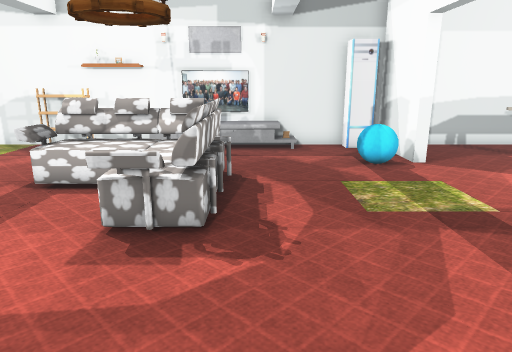
[1] (above)

18 first-person views from a walk through a world built for the Gazebo simulator. The camera is 1.2 m above the floor, tilts 14° down and sees 70° across. The floor is counted in squares, 0.5 m on a side. Each view is taken from the middle of a square. On the plan, view 1 faces up. The plan holds only what a view shows up to about 20 squares ahead; the rest is blank. The place goes on beyond the plan. The robots in the file are not drawn. Some stock models are drawn as simple stand-ins. Some surface patterns are stand-ins.

[2]
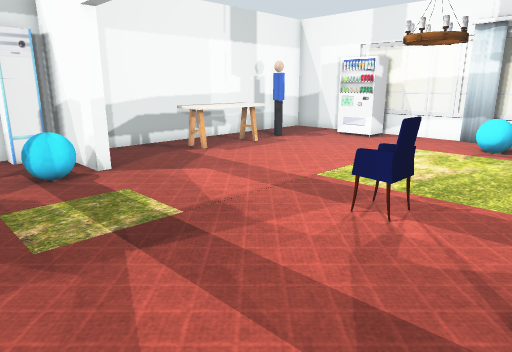

[3]
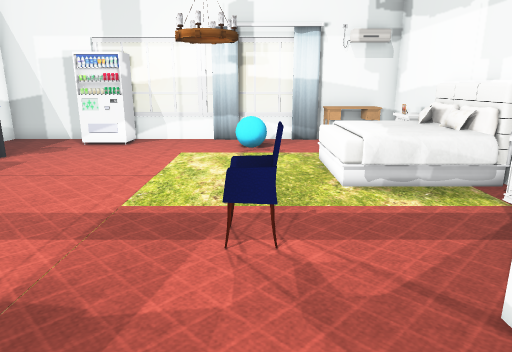

[4]
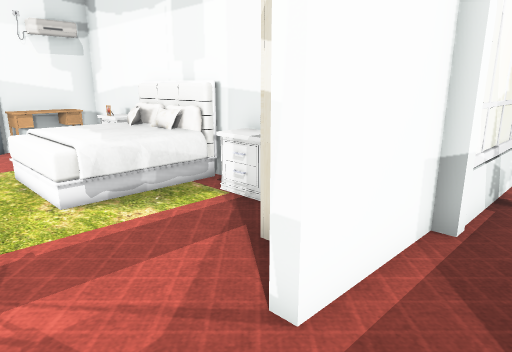

[5]
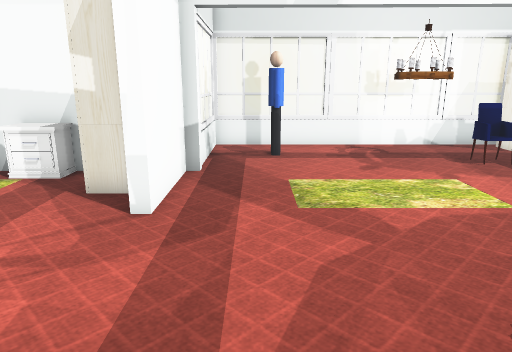

[6]
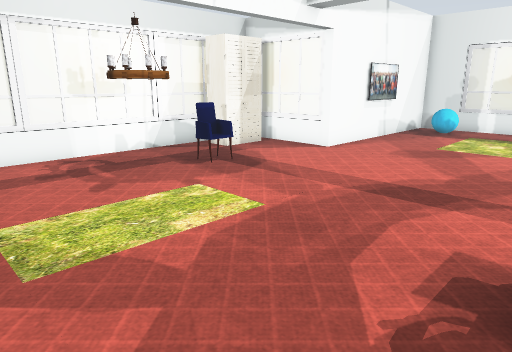

[7]
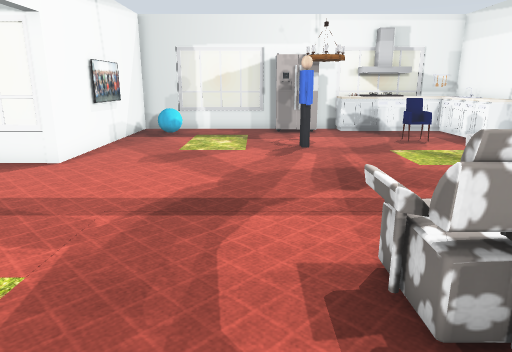

[8]
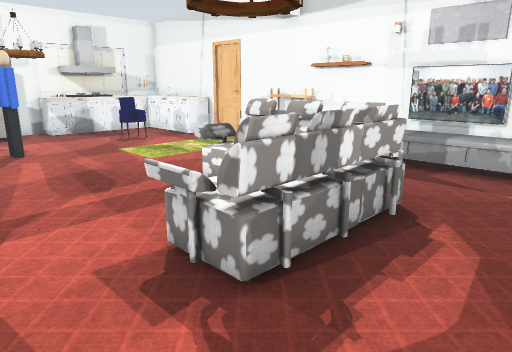

[9]
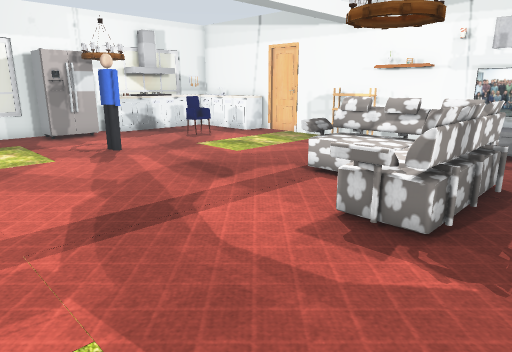

[10]
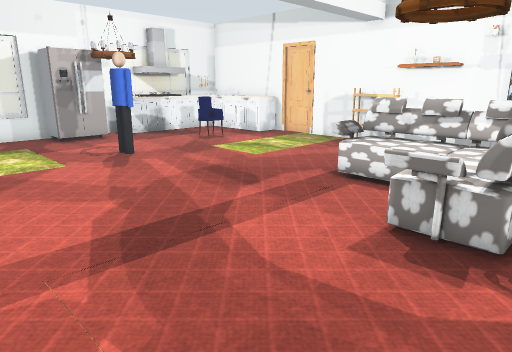

[11]
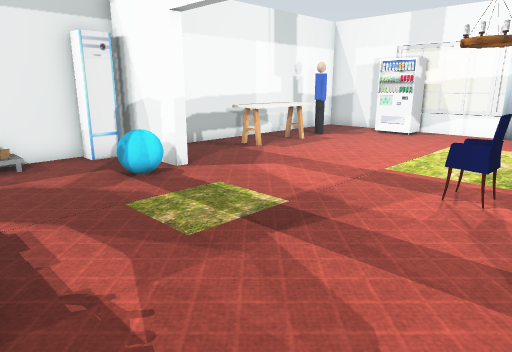

[12]
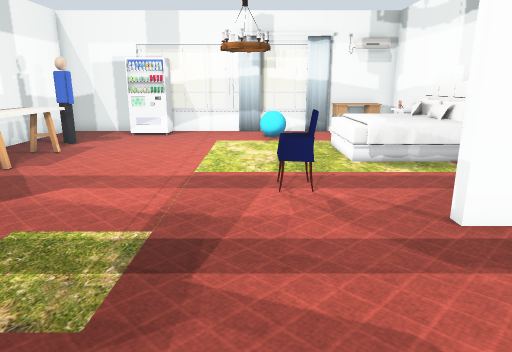

[13]
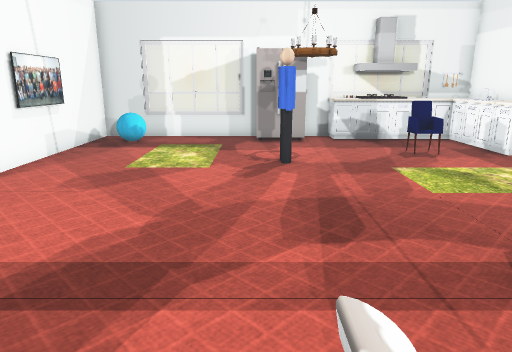

[14]
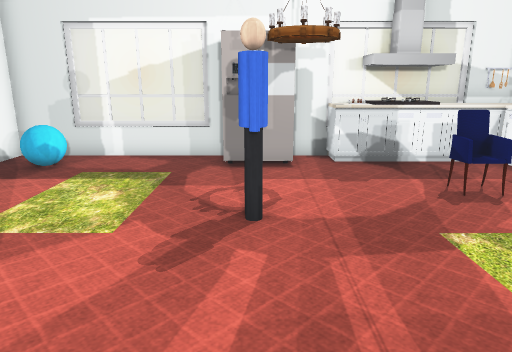

[15]
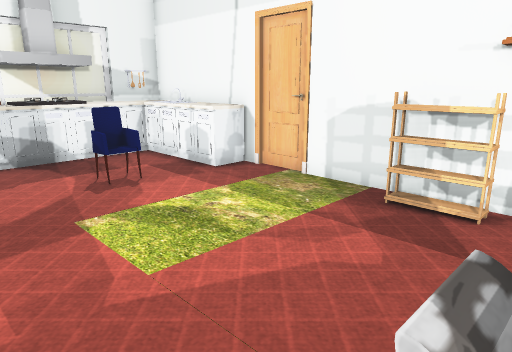

[16]
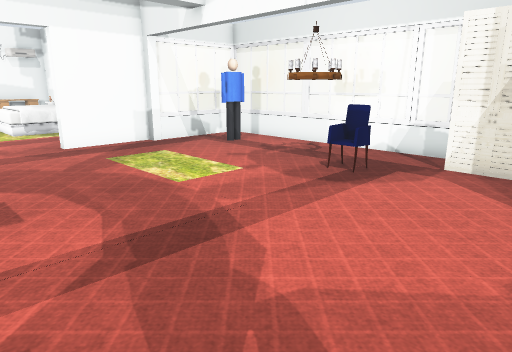

[17]
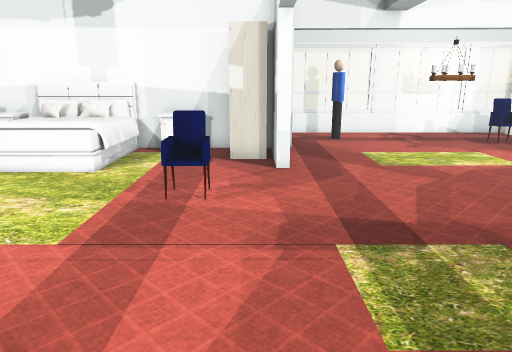

[18]
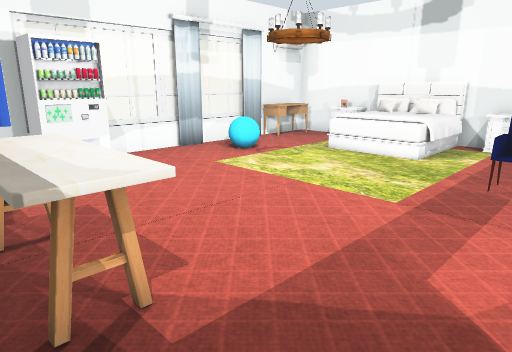

### Floor plan
Key: @ floor where view 1 was taken; # wall or solid block; . floor; = window, fence, low wall or low ledge; P picture; T TV; R shoe rack; C TV cabinet; K kitchen table; B cyan ball; S sofa; L lamp; E person; M vending machine; W window; U curtain; H chair; A bed; F desk; N nightstand; G wardrobe; I kitchen cabinet; J bench; Q fridge; Y door leaf; O other object.
Columns run from 19 left of view 1 to 19 right of it. Each row starts with its distance up from view 1.
 15 #######YO####OO##PTO###################
 14 OIIIIII....RR .CCCCCC  O#.            #
 13 WII    ....             #   KKKKKEE   #
 12 WII  H ....           BB#.  KKKKK     #
 11 JOI HH ....           BB#           MM#
 10 #OI    ....   SSSSS                 M W
  9 #II    ....  SSSSSS  ....           MMW
  8 #I.LL         SSLLS  ....             W
  7 # QLL         . LLS  ....   .......   W
  6 # QLL EE .   .  LLS   .     ...LLL.  ##
  5 #QQ              S.         ...LLL.BBUW
  4 W  .....             ..   HH.......BB W
  3 W  .....             .      .......   W
  2 #  .....          .         ..AAAA.  U#
  1 #  .....         .....  #   .AAAAA.  F#
  0 #BBB             ..@..  #GG .AAAAA  FF#
 -1 #=B              .....  #GGNNAAAAANOFF#
 -2 ##########              ####N#AAA#N####
 -3          #W   HH        #
 -4          #W   HHLL   E  W
 -5          =WGG   LL   EE W
 -6          =WGG           W
 -7             W##WWWW###W##

Where each view was taken, in squares from view 1:
view 1: 0 up, 0 right, facing up
view 2: 1 up, 1 right, facing up-right
view 3: 4 up, 2 right, facing right
view 4: 4 up, 3 right, facing down-right
view 5: 8 up, 3 right, facing down
view 6: 6 up, 3 right, facing down-left
view 7: 4 up, 2 right, facing left
view 8: 3 up, 2 right, facing up-left
view 9: 0 up, 1 right, facing up-left
view 10: 0 up, 0 right, facing up-left
view 11: 2 up, 1 left, facing up-right
view 12: 5 up, 1 left, facing right
view 13: 5 up, 1 left, facing left
view 14: 6 up, 6 left, facing left
view 15: 7 up, 5 left, facing up-left
view 16: 6 up, 10 left, facing down-right
view 17: 12 up, 6 right, facing down
view 18: 14 up, 6 right, facing down-right
